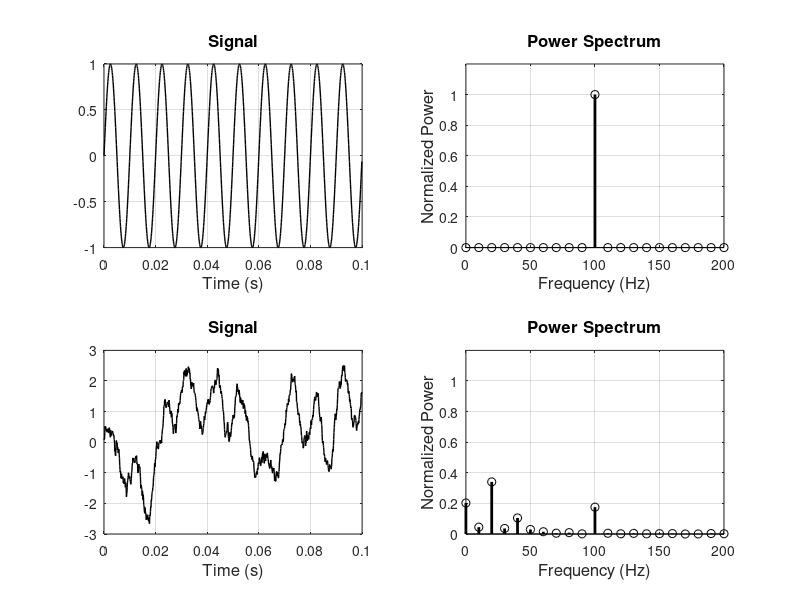
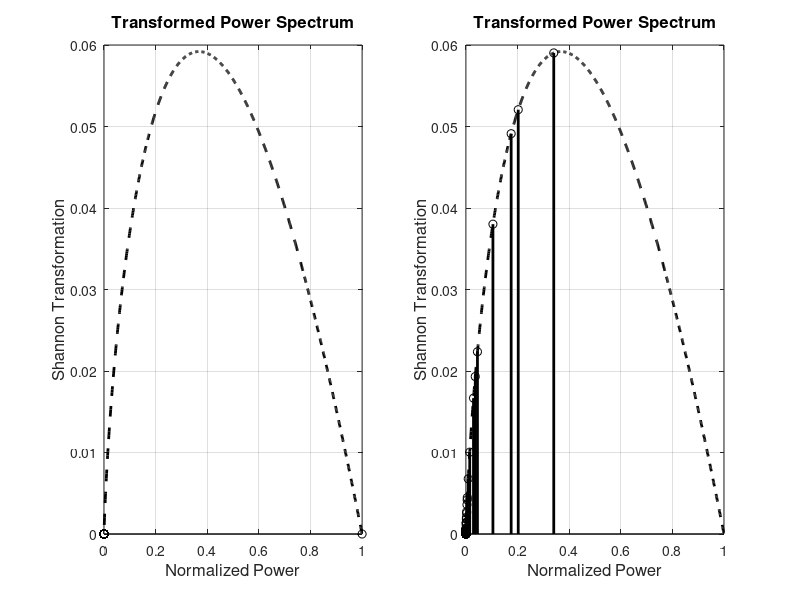

Reproduce these figures in MATLAB, in order.
% Example 11.7 Application of spectral entropy to sinusoid
%
clear all; close all;
fig1 = figure;
fig2 = figure;
f = 100;   			% Signal frequency
fs = 10000;			% Sample frequency
N = 1000;			% Number of points    
t = (0:N-1)/fs;  		% Generate time vector 
frq = (0:N/2-1)/N*fs;     % Generate frequecy vector  
% Construct test signals
x(1,:) = sin(t*f*2*pi);        % Make sine wave
x(2,:) = x(1,:) + .1 * cumsum(randn(1,N)); % Make noise sine corrupted with correlated noise
for k = 1:2        %  Repeat the process twice, one time for each signal
   
        %compute normalized power spectrum
        psx=abs(fft(x(k,:))).^2;  % Get power spectrum
        psx=psx(1:(N/2));    % Get frequencies below fs/2
        Q=psx/sum(psx);    % Normalize as in Eq. 11.14 
        H=Q.*log2(1./(Q))/log2(N/2); % Apply Eq. 11.15
        H(isnan(H))=0;                  % Remove any potential Nans caused
                                        % by the log operation
        entropy(k) = sum(H);            % Equation 11.16                         
        %plot the figures        
        t1=linspace(0,1,1000);
        figure(fig1); hold on;
          subplot(2,2,(k-1)*2+1);
            plot(t,x(k,:),'k','linewidth',1)
            grid on 
            title('Signal','fontsize',12)
            xlabel('Time (s)','fontsize',12)
          subplot(2,2,2*k);
           stem(frq,Q,'k','linewidth',2);
            ylabel('Normalized Power','fontsize',12);
            xlabel('Frequency (Hz)','fontsize',12);
            title('Power Spectrum','fontsize',12);
            axis([0 200 0 1.2]);
           grid on;
 
        figure(fig2); hold on
        subplot(1,2,k);
            stem(Q,H,'k','linewidth',2)
            hold on;
             plot(t1,t1.*log2(1./t1)/log2(N/2),'--k','linewidth',2);
            grid on;
        title('Transformed Power Spectrum','fontsize',12)
            xlabel('Normalized Power','fontsize',12)
         ylabel('Shannon Transformation','fontsize',12)
end

